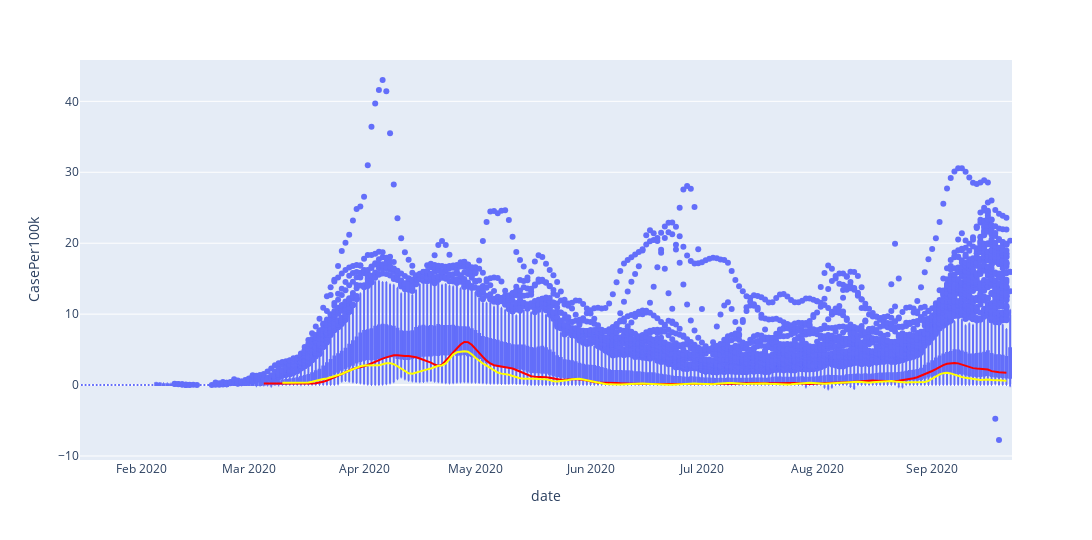

The notebook cell this image was saved under:
### Code cell
plt = px.box(merged, x='date', y='CasePer100k', width=1280, height=540)
dorset = pd.pivot_table(merged[merged['areaCode'].isin(['E06000059', 'E06000058'])], index='date', columns='areaName', values='CasePer100k', aggfunc=np.mean)
dorset.reset_index(inplace=True)
df2 = merged[merged['areaCode'].isin(['E06000058'])]
plt.add_trace(px.line(df2, x='date', y='CasePer100k', color_discrete_sequence=['red', 'yellow'], width=1280, height=540).data[0])
df2 = merged[merged['areaCode'].isin(['E06000059'])]
plt.add_trace(px.line(df2, x='date', y='CasePer100k', color_discrete_sequence=['yellow', 'yellow'], width=1280, height=540).data[0])
plt.show()

### Figure 1 — Plotly figure (JSON) as saved in the notebook; plotly's stock layout.template omitted (floating-point values rounded to 4 significant figures; data arrays with more than 128 entries replaced by an {"elided": "..."} marker saying what was removed)
{"data": [{"alignmentgroup": "True", "hovertemplate": "date=%{x}<br>CasePer100k=%{y}<extra></extra>", "legendgroup": "", "marker": {"color": "#636efa"}, "name": "", "notched": false, "offsetgroup": "", "orientation": "v", "showlegend": false, "type": "box", "x": {"elided": "71500 str values"}, "x0": " ", "xaxis": "x", "y": {"elided": "71500 float values"}, "y0": " ", "yaxis": "y"}, {"hovertemplate": "date=%{x}<br>CasePer100k=%{y}<extra></extra>", "legendgroup": "", "line": {"color": "red", "dash": "solid"}, "mode": "lines", "name": "", "orientation": "v", "showlegend": false, "type": "scatter", "x": {"elided": "201 str values"}, "xaxis": "x", "y": {"elided": "201 float values"}, "yaxis": "y"}, {"hovertemplate": "date=%{x}<br>CasePer100k=%{y}<extra></extra>", "legendgroup": "", "line": {"color": "yellow", "dash": "solid"}, "mode": "lines", "name": "", "orientation": "v", "showlegend": false, "type": "scatter", "x": {"elided": "196 str values"}, "xaxis": "x", "y": {"elided": "196 float values"}, "yaxis": "y"}], "layout": {"boxmode": "group", "height": 540, "legend": {"tracegroupgap": 0}, "margin": {"t": 60}, "width": 1280, "xaxis": {"anchor": "y", "domain": [0, 1], "title": {"text": "date"}}, "yaxis": {"anchor": "x", "domain": [0, 1], "title": {"text": "CasePer100k"}}}}
